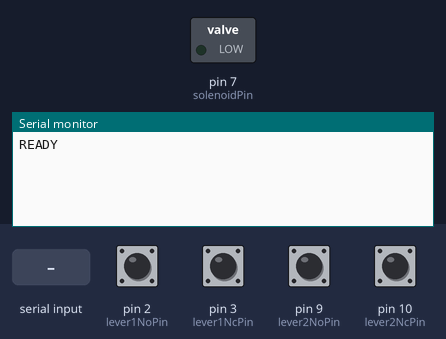
Bench run of a sketch on a simulated Arduino Uno, built with avr-gcc and run on an emulated ATmega328P. On the bench: switched loads named in the sketch (green lamp = pin HIGH), the last lines printed to the serial monitor. The test bench sets the inputs (shaded band); at power-on: pin 2 (lever1NoPin), pin 3 (lever1NcPin), pin 9 (lever2NoPin), pin 10 (lever2NcPin) HIGH.

Above: at 1.2 s.
1.3 s: "START\n" received over Serial
At 2.2 s:
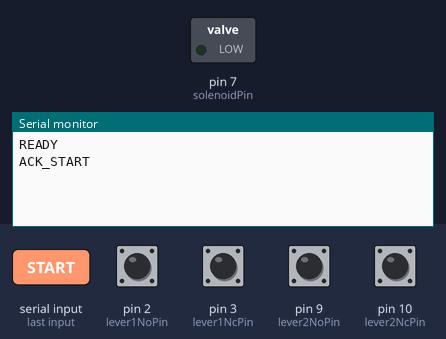
2.8 s: "STOP\n" received over Serial
At 3.3 s:
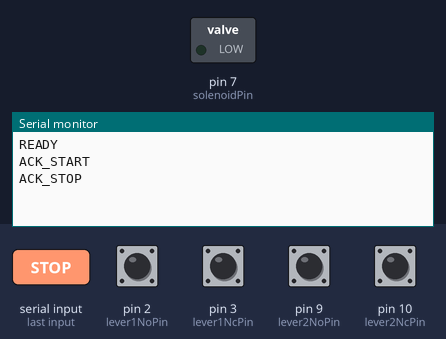
4.3 s: "1\n" received over Serial
At 5.6 s:
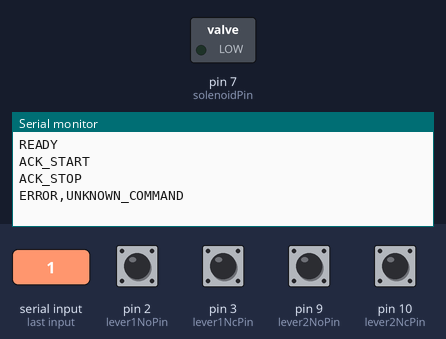

The sketch:

deliverWaterImmediatelyAfterEveryPress.ino
```cpp
/*
  deliverWaterImmediatelyAfterEveryPress

  Lever 1: NO -> 2, NC -> 3, COM -> GND
  Lever 2: NO -> 9, NC -> 10, COM -> GND
  Pin 7 -> active-HIGH solenoid DRIVER input.
  Never connect the 24 V valve coil directly to an Arduino pin.

  Serial: 115200 baud, newline-terminated commands.
    START -> ACK_START (repeated START does not reset a running session)
    STOP  -> ACK_STOP after the current water pulse has finished
    Boot  -> READY

  Each started reward emits:
    PRESS,<pressNumber>,<leverId>,1,<pressDetectionMillis>
  The 1 means the valve was commanded on, not measured water delivery.
  Overlapping presses wait in a FIFO for separate pulses.
  STOP discards waiting rewards, but finishes an already started pulse.
*/

const byte lever1NoPin = 2;
const byte lever1NcPin = 3;
const byte lever2NoPin = 9;
const byte lever2NcPin = 10;
const byte solenoidPin = 7;

const unsigned long debounceMs = 10;
const unsigned long solenoidMs = 220;
const unsigned long valveClosedGapMs = 50;
const byte valveOnLevel = HIGH;
const byte valveOffLevel = LOW;

enum LeverState { RELEASED, PRESSED, INVALID };

struct Lever {
  byte noPin;
  byte ncPin;
  byte id;
  LeverState raw;
  LeverState stable;
  unsigned long rawChangedAt;
  bool armed;
};

Lever lever1 = {lever1NoPin, lever1NcPin, 1, INVALID, INVALID, 0, false};
Lever lever2 = {lever2NoPin, lever2NcPin, 2, INVALID, INVALID, 0, false};

struct PressEvent {
  unsigned long number;
  unsigned long detectedAt;
  byte leverId;
};

const byte queueCapacity = 32;
PressEvent rewardQueue[queueCapacity];
byte queueHead = 0;
byte queueTail = 0;
byte queueCount = 0;

bool sessionActive = false;
bool stopPending = false;
bool valveActive = false;
bool gapActive = false;
unsigned long valveStartedAt = 0;
unsigned long valveClosedAt = 0;
unsigned long pressNumber = 0;

char commandBuffer[24];
byte commandLength = 0;
bool commandOverflow = false;

LeverState readLever(const Lever &lever) {
  bool noClosed = digitalRead(lever.noPin) == LOW;
  bool ncClosed = digitalRead(lever.ncPin) == LOW;
  if (noClosed && !ncClosed) return PRESSED;
  if (!noClosed && ncClosed) return RELEASED;
  return INVALID;
}

void clearQueue() {
  queueHead = queueTail = queueCount = 0;
}

void finishStopIfReady() {
  if (stopPending && !valveActive) {
    stopPending = false;
    Serial.println(F("ACK_STOP"));
  }
}

void requestStop() {
  sessionActive = false;
  clearQueue();
  stopPending = true;
  finishStopIfReady();
}

void enqueuePress(byte leverId, unsigned long nowMs) {
  if (queueCount >= queueCapacity) {
    // Fail visibly rather than silently dropping rewards and continuing.
    Serial.println(F("ERROR,REWARD_QUEUE_FULL,SESSION_STOPPED"));
    requestStop();
    return;
  }

  PressEvent &event = rewardQueue[queueTail];
  event.number = ++pressNumber;
  event.detectedAt = nowMs;
  event.leverId = leverId;
  queueTail = (queueTail + 1) % queueCapacity;
  queueCount++;
}

void updateLever(Lever &lever, unsigned long nowMs) {
  LeverState state = readLever(lever);
  if (state != lever.raw) {
    lever.raw = state;
    lever.rawChangedAt = nowMs;
  }

  if (nowMs - lever.rawChangedAt < debounceMs) return;
  lever.stable = state;

  if (state == RELEASED) {
    lever.armed = true;
  } else if (state == PRESSED && lever.armed) {
    // Only a debounced release can rearm this lever.
    // INVALID contact states cannot create repeated rewards while held.
    lever.armed = false;
    if (sessionActive) enqueuePress(lever.id, nowMs);
  }
}

void serviceValve(unsigned long nowMs) {
  if (valveActive && nowMs - valveStartedAt >= solenoidMs) {
    digitalWrite(solenoidPin, valveOffLevel);
    valveActive = false;
    valveClosedAt = nowMs;
    gapActive = true;
  }

  finishStopIfReady();
  if (!sessionActive || valveActive || queueCount == 0) return;
  if (gapActive && nowMs - valveClosedAt < valveClosedGapMs) return;

  PressEvent event = rewardQueue[queueHead];
  queueHead = (queueHead + 1) % queueCapacity;
  queueCount--;

  digitalWrite(solenoidPin, valveOnLevel);
  valveStartedAt = millis();
  valveActive = true;
  gapActive = false;

  Serial.print(F("PRESS,"));
  Serial.print(event.number);
  Serial.print(',');
  Serial.print(event.leverId);
  Serial.print(F(",1,"));
  Serial.println(event.detectedAt);
}

void handleCommand() {
  commandBuffer[commandLength] = '\0';
  if (strcmp(commandBuffer, "START") == 0) {
    if (stopPending) {
      Serial.println(F("ERROR,STOP_IN_PROGRESS"));
      return;
    }
    if (!sessionActive) {
      clearQueue();
      pressNumber = 0;
      // Require a stable release after START before accepting a press.
      lever1.armed = false;
      lever2.armed = false;
      sessionActive = true;
    }
    Serial.println(F("ACK_START"));
  } else if (strcmp(commandBuffer, "STOP") == 0) {
    requestStop();
  } else if (commandLength != 0) {
    Serial.println(F("ERROR,UNKNOWN_COMMAND"));
  }
}

void readCommands() {
  // Bound work per loop so serial input cannot starve valve timing.
  byte bytesRead = 0;
  while (Serial.available() > 0 && bytesRead < 32) {
    char c = Serial.read();
    bytesRead++;
    if (c == '\n') {
      if (commandOverflow) {
        Serial.println(F("ERROR,COMMAND_TOO_LONG"));
      } else {
        handleCommand();
      }
      commandLength = 0;
      commandOverflow = false;
    } else if (c != '\r') {
      if (commandLength < sizeof(commandBuffer) - 1) {
        commandBuffer[commandLength++] = c;
      } else {
        commandOverflow = true;
      }
    }
  }
}

void setup() {
  digitalWrite(solenoidPin, valveOffLevel);
  pinMode(solenoidPin, OUTPUT);
  pinMode(lever1NoPin, INPUT_PULLUP);
  pinMode(lever1NcPin, INPUT_PULLUP);
  pinMode(lever2NoPin, INPUT_PULLUP);
  pinMode(lever2NcPin, INPUT_PULLUP);
  Serial.begin(115200);
  Serial.println(F("READY"));
}

void loop() {
  readCommands();
  unsigned long nowMs = millis();
  updateLever(lever1, nowMs);
  updateLever(lever2, nowMs);
  serviceValve(millis());
}
```

Measured:
- after the input at 1.3 s, the serial monitor: prints a new line at once (image 1)
- after the input at 2.8 s, the serial monitor: prints a new line at once (image 2)
- after the input at 4.3 s, the serial monitor: prints a new line at once (image 3)
